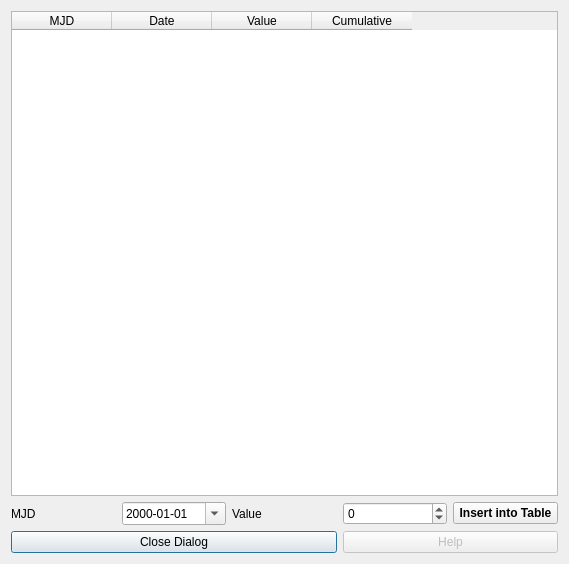
<?xml version="1.0" encoding="UTF-8"?>
<ui version="4.0">
 <class>Dialog</class>
 <widget class="QDialog" name="Dialog">
  <property name="geometry">
   <rect>
    <x>0</x>
    <y>0</y>
    <width>569</width>
    <height>564</height>
   </rect>
  </property>
  <property name="windowTitle">
   <string>Enter/View/Edit dAT (TAI-UTC)</string>
  </property>
  <layout class="QGridLayout" name="gridLayout">
   <item row="4" column="0" colspan="3">
    <widget class="QPushButton" name="pushButtonClose">
     <property name="text">
      <string>Close Dialog</string>
     </property>
    </widget>
   </item>
   <item row="0" column="0" colspan="5">
    <widget class="QTableWidget" name="tableWidget">
     <column>
      <property name="text">
       <string>MJD</string>
      </property>
     </column>
     <column>
      <property name="text">
       <string>Date</string>
      </property>
     </column>
     <column>
      <property name="text">
       <string>Value</string>
      </property>
     </column>
     <column>
      <property name="text">
       <string>Cumulative</string>
      </property>
     </column>
    </widget>
   </item>
   <item row="1" column="0">
    <widget class="QLabel" name="label">
     <property name="text">
      <string>MJD</string>
     </property>
    </widget>
   </item>
   <item row="1" column="3">
    <widget class="QSpinBox" name="spinBoxValue">
     <property name="minimum">
      <number>-1</number>
     </property>
     <property name="maximum">
      <number>1</number>
     </property>
    </widget>
   </item>
   <item row="1" column="2">
    <widget class="QLabel" name="label_2">
     <property name="text">
      <string>Value</string>
     </property>
    </widget>
   </item>
   <item row="1" column="4">
    <widget class="QPushButton" name="pushButtonInsert">
     <property name="font">
      <font>
       <weight>75</weight>
       <bold>true</bold>
      </font>
     </property>
     <property name="text">
      <string>Insert into Table</string>
     </property>
    </widget>
   </item>
   <item row="4" column="3" colspan="2">
    <widget class="QPushButton" name="pushButtonHelp">
     <property name="enabled">
      <bool>false</bool>
     </property>
     <property name="text">
      <string>Help</string>
     </property>
     <property name="flat">
      <bool>false</bool>
     </property>
    </widget>
   </item>
   <item row="1" column="1">
    <widget class="QDateEdit" name="dateEditMJD">
     <property name="displayFormat">
      <string>yyyy-MM-dd</string>
     </property>
     <property name="calendarPopup">
      <bool>true</bool>
     </property>
    </widget>
   </item>
  </layout>
 </widget>
 <resources/>
 <connections/>
</ui>
